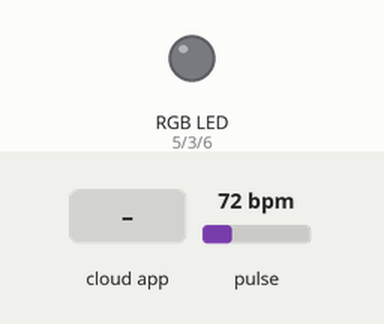
Bench run of a program on a simulated Arduino Pro Mini, built with avr-gcc and run on an emulated ATmega328P. Shown: an RGB LED mixed from three pins (HIGH = lit). Dashed ring = blinking. Inputs (shaded band) come from the test bench; at power-on: pulse 72 bpm. Dim RGB values are drawn brighter than linear; sleep ends after the set time or at an interrupt; the RemoteXY app is connected.

Above: at 1.2 s.
1.3 s: the phone or cloud app sets pulseOximeterSwitch to 1
At 1.43 s:
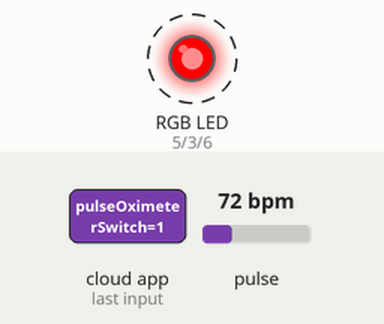
4.3 s: the phone or cloud app sets blueSlider to 25
At 5.2 s:
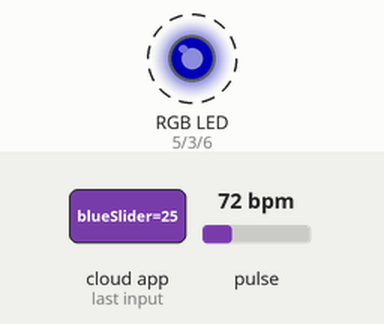
7.3 s: the phone or cloud app sets greenSlider to 25
At 7.9 s:
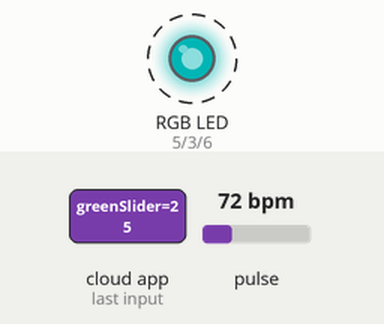
10.3 s: the phone or cloud app sets blueSlider to 0
At 11.2 s:
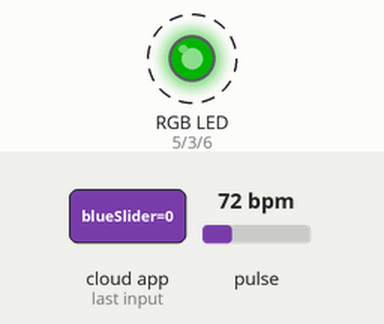
13.3 s: the phone or cloud app sets greenSlider to 50
At 14.6 s:
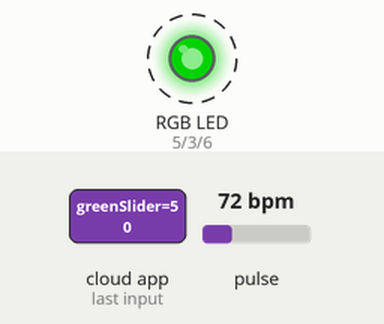
16.3 s: the phone or cloud app sets blueSlider to 50
At 17.1 s:
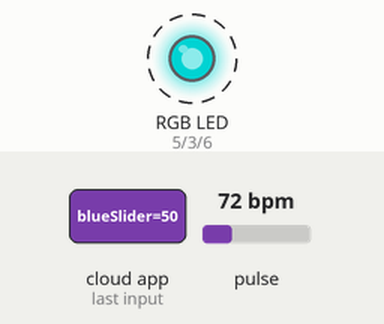
Timing chart, 0 to 20.3 s (numbered marks = the images above; inputs shaded):
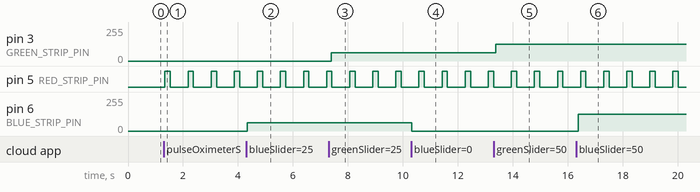

Measured:
- after the input at 1.3 s, pin 5 (RED_STRIP_PIN): alternates HIGH for 0.20 s and LOW for 0.65 s, starting at once
- after the input at 4.3 s, pin 6 (BLUE_STRIP_PIN): 0/255 → 63/255 at once
- after the input at 7.3 s, pin 3 (GREEN_STRIP_PIN): 0/255 → 63/255 after 0.09 s
- after the input at 10.3 s, pin 6 (BLUE_STRIP_PIN): 63/255 → 0/255 at once
- after the input at 13.3 s, pin 3 (GREEN_STRIP_PIN): 63/255 → 127/255 after 0.08 s
- after the input at 16.3 s, pin 6 (BLUE_STRIP_PIN): 0/255 → 127/255 after 0.08 s

The program:

main.cpp
```cpp
#include <Arduino.h>
#include <Arduino_FreeRTOS.h>
#include <timers.h>
#include <MAX30105.h>
#include <heartRate.h>
#include <avr/sleep.h>
#include <avr/power.h>

#define RED_STRIP_PIN   5
#define GREEN_STRIP_PIN   3
#define BLUE_STRIP_PIN   6

// определение режима соединения и подключение библиотеки RemoteXY
#define REMOTEXY_MODE__HARDSERIAL

#include <RemoteXY.h>

// настройки соединения
#define REMOTEXY_SERIAL Serial
#define REMOTEXY_SERIAL_SPEED 57600

// конфигурация интерфейса
#pragma pack(push, 1)
uint8_t RemoteXY_CONF[] = {
    255,4,0,4,0,63,0,10,161,0,
    2,1,71,44,21,11,91,26,31,31,
    79,78,0,79,70,70,0,68,49,3,
    2,94,33,26,36,208,159,209,131,208,
    187,209,140,209,129,0,4,0,11,37,
    7,24,1,26,4,0,37,37,7,24,
    6,26,4,0,24,37,7,24,134,26
};

// структура определяет все переменные и события вашего интерфейса управления
struct {

    // input variables
    uint8_t pulseOximeterSwitch; // =1 если переключатель включен и =0 если отключен
    int8_t redSlider; // =0..100 положение слайдера
    int8_t blueSlider; // =0..100 положение слайдера
    int8_t greenSlider; // =0..100 положение слайдера

    // output variables
    float pulseGraph;

    // other variable
    uint8_t connect_flag;  // =1 if wire connected, else =0

} RemoteXY;
#pragma pack(pop)

MAX30105 pulseOximeter;

TaskHandle_t Handle_MeasureHeartRate;
TaskHandle_t Handle_ProcessInput;
TimerHandle_t Handle_UpdateRemote;
TimerHandle_t Handle_PulseLightGoOut;

void setStripBrightnessFromSlider(int8_t sliderValue, uint8_t pin)
{
    uint8_t value = map(sliderValue, 0, 100, 0, 0xFF);
    value = constrain(value, 0, 0xFF);
    analogWrite(pin, value);
}

void Task_ProcessInput(void* arg __attribute__((unused)))
{
    bool pulseOximeterSwitchLast = false;
    uint8_t redSliderLast = 0, greenSliderLast = 0, blueSliderLast = 0;

    for (;;) {
        if (RemoteXY.pulseOximeterSwitch != pulseOximeterSwitchLast) {
            if (RemoteXY.pulseOximeterSwitch) {
                pulseOximeter.wakeUp();
                vTaskResume(Handle_MeasureHeartRate);
            } else {
                vTaskSuspend(Handle_MeasureHeartRate);
                pulseOximeter.shutDown();
                RemoteXY.pulseGraph = 0;
            }
            pulseOximeterSwitchLast = RemoteXY.pulseOximeterSwitch;
        }

        if (RemoteXY.redSlider != redSliderLast) {
            if (pulseOximeterSwitchLast == false)
                setStripBrightnessFromSlider(RemoteXY.redSlider, RED_STRIP_PIN);
            redSliderLast = RemoteXY.redSlider;
        }
        if (RemoteXY.greenSlider != greenSliderLast) {
            setStripBrightnessFromSlider(RemoteXY.greenSlider, GREEN_STRIP_PIN);
            greenSliderLast = RemoteXY.greenSlider;
        }
        if (RemoteXY.blueSlider != blueSliderLast) {
            setStripBrightnessFromSlider(RemoteXY.blueSlider, BLUE_STRIP_PIN);
            blueSliderLast = RemoteXY.blueSlider;
        }

        vTaskDelay(pdMS_TO_TICKS(60));
    }
}

void Task_MeasureHeartRate(void* arg __attribute__((unused)))
{
    TickType_t lastWakeTime = xTaskGetTickCount();
    uint32_t irValue;
    uint32_t beatDeltaTime = 0, lastBeatTime = 0;
    uint16_t bpmAverage = 0;
    uint8_t bpm = 0;
    uint8_t beatSamples[4] = {0};
    uint8_t idx = 0;

    for (;;) {
        irValue = pulseOximeter.getIR();
        if (checkForBeat(irValue)) {
            beatDeltaTime = millis() - lastBeatTime;
            bpm = 60 / (beatDeltaTime / 1000.0);
            lastBeatTime = millis();

            if (bpm > 20 && bpm < 255) {
                beatSamples[idx++] = (uint8_t)bpm;
                idx &= 3;
            }

            bpmAverage = 0;
            for (uint8_t i = 0; i < 4; i++)
                bpmAverage += beatSamples[i];
            bpmAverage >>= 2;

            analogWrite(RED_STRIP_PIN, 0xFF);
            xTimerReset(Handle_PulseLightGoOut, 0);
        }
        RemoteXY.pulseGraph = irValue >= 50000 ? bpmAverage : 0;

        vTaskDelayUntil(&lastWakeTime, pdMS_TO_TICKS(15));
    }
}

void updateRemote(TimerHandle_t timer __attribute__((unused)))
{
    RemoteXY_Handler();
}

void pulseLightGoOut(TimerHandle_t timer __attribute__((unused)))
{
    analogWrite(RED_STRIP_PIN, 0);
}

void setup()
{
    power_adc_disable();
    power_spi_disable();

    RemoteXY_Init();

    if (!pulseOximeter.begin(Wire, I2C_SPEED_FAST)) {
        digitalWrite(LED_BUILTIN, 1);
        delay(2000);
        digitalWrite(LED_BUILTIN, 0);
    }
    pulseOximeter.setup(0x1F, 4, 2, 400, 411, 4096);
    pulseOximeter.shutDown();

    xTaskCreate(Task_ProcessInput, "prcinp", 128, NULL, 2,
                &Handle_ProcessInput);
    xTaskCreate(Task_MeasureHeartRate, "meashr", 128, NULL, 1,
                &Handle_MeasureHeartRate);
    vTaskSuspend(Handle_MeasureHeartRate);

    Handle_UpdateRemote = xTimerCreate("updtmr", pdMS_TO_TICKS(45), pdTRUE,
                                       NULL, updateRemote);
    Handle_PulseLightGoOut = xTimerCreate("plsgo", pdMS_TO_TICKS(200), pdFALSE,
                                          NULL, pulseLightGoOut);
    xTimerStart(Handle_UpdateRemote, 0);
}

void loop()  // вызывается планировщиком во время простоя
{
    set_sleep_mode(SLEEP_MODE_IDLE);
    sleep_mode();
}
```
